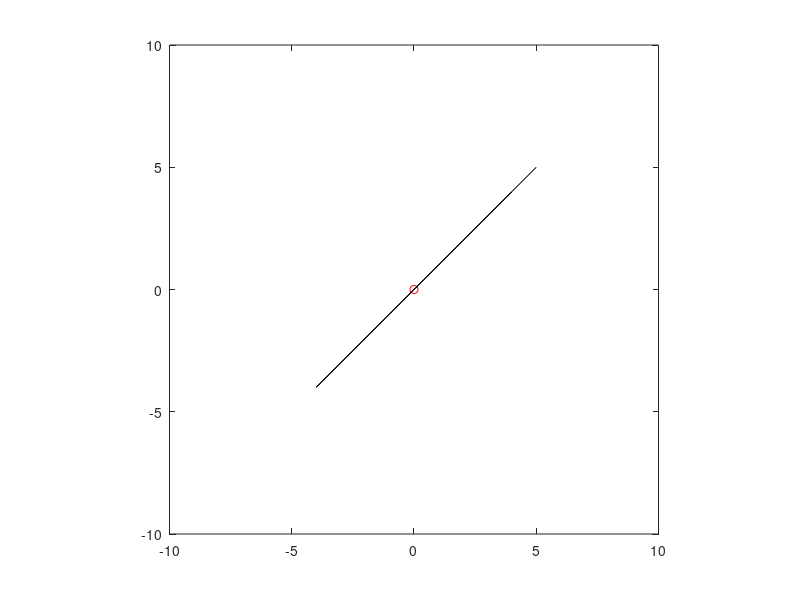

Write the MATLAB code that produced this figure.
points=[];
%Assuming centre is not P(0,0)
%printf("Centre's X: ");
%variableXtemp=input(' ');
%printf("Centre's Y: ");
%variableYtemp=input(' ');
%centre=[variableXtemp variableYtemp];
%Otherwise
centre=[0 0];
printf("Initial Vector's Starting X: ");
variableXtemp=input(' ');
printf("Initial Vector's Starting Y: ");
variableYtemp=input(' ');
points=[points;variableXtemp variableYtemp];
printf("Initial Vector's Final X: ");
variableXtemp=input(' ');
printf("Initial Vector's Final Y: ");
variableYtemp=input(' ');
points=[points;variableXtemp variableYtemp];
%all data necessary has been introduced to the system
axis on;
plot([points(1,1) points(2,1)],[points(1,2) points(2,2)], 'r')
hold on;
plot([centre(1,1)],[centre(1,2)], 'ro')
axis equal;
axis([-10 10 -10 10]);
%Representation of the initial vector and the center point
  InitialPoint=[points(1,1) points(1,2)];
  FinalPoint=[points(2,1) points(2,2)];
  accelerations=[];
##for i=1:10
##  %make it with the sides longitudes, not with the point position, create two additional variables storing the length
##  %theta1=atan(FinalPoint(1,1)/FinalPoint(1,2));
##  %tempYVal=FinalPoint(1,2);
##  distanceX=FinalPoint(1,1)-InitialPoint(1,1);
##  distanceY=FinalPoint(1,2)-InitialPoint(1,2);
##  %if tempYVal<0
##  %  tempYVal=tempYVal*-1;
##  %endif
##  %theta1=asin(tempYVal/(sqrt(power(FinalPoint(1,1),2)+power(FinalPoint(1,2),2)))); % make with tangent (use length)wolf
##  theta1=atan(distanceY/distanceX);
##  a1=[0 0];
##  if (theta1<0)
##    theta1=theta1*-1;
##  endif
##  if (theta1<=1.178097 && theta1>=0.3926991)
##    a1=[1 1];
##  elseif (theta1>=0 && theta1<0.3926991)
##    a1=[1 0];
##  elseif (theta1<=1.570796 && theta1>1.178097)
##    a1=[0 1];
##  endif
##  if (FinalPoint(1,2)>0)
##    a1(1,2)=a1(1,2)*-1;
##  endif
##  if (FinalPoint(1,1)>0)
##    a1(1,1)=a1(1,1)*-1;
##  endif
##%  InitialPoint=FinalPoint;
##  TempPoint=FinalPoint;
##  FinalPoint=[(TempPoint(1,1)+distanceX+a1(1,1)) (TempPoint(1,2)+distanceY+a1(1,2))];
##  InitialPoint=TempPoint;
##  %  FinalPoint=[(InitialPoint(1,1)+a1(1,1)) (InitialPoint(1,2)+a1(1,2))];
##  
##  points=[points;FinalPoint];
##  accelerations=[accelerations;a1];
##  plot([InitialPoint(1,1) FinalPoint(1,1)],[InitialPoint(1,2) FinalPoint(1,2)],'r')
##endfor

for i=1:10
  Xsub2=FinalPoint(1,1);
  if Xsub2<0
    Xsub2=Xsub2*-1;
  endif
  Ysub2=FinalPoint(1,2);
  if Ysub2<0
    Ysub2=Ysub2*-1;
  endif
  DistanceToCenter=sqrt(power(Xsub2,2)+power(Ysub2,2));
  Thetasub2=asin(Ysub2/DistanceToCenter);
  Asub1=[0 0];
  if (Thetasub2<=deg2rad(67.5))&&(Thetasub2>=deg2rad(22.5))
    Asub1=[1 1];
  endif
  if (Thetasub2>=deg2rad(0))&&(Thetasub2<deg2rad(22.5))
    Asub1=[1 0];
  endif
  if (Thetasub2<=deg2rad(90))&&(Thetasub2>deg2rad(67.5))
    Asub1=[0 1];
  endif
  if FinalPoint(1,2)>0
    Asub1(1,2)=Asub1(1,2)*-1;
  endif
  if FinalPoint(1,1)>0
    Asub1(1,1)=Asub1(1,1)*-1;
  endif
  
  totalDistanceX=FinalPoint(1,1)-InitialPoint(1,1);
  totalDistanceY=FinalPoint(1,2)-InitialPoint(1,2);
  %DistanceVector=[totalDistanceX totalDistanceY];
  ClonedVector=[FinalPoint(1,1)+totalDistanceX FinalPoint(1,2)+totalDistanceY];
  SubmittedVector=[ClonedVector(1,1)+Asub1(1,1) ClonedVector(1,2)+Asub1(1,2)];
  hold on;
  plot([FinalPoint(1,1) SubmittedVector(1,1)],[FinalPoint(1,2) SubmittedVector(1,2)],'k')
  InitialPoint=FinalPoint;
  FinalPoint=SubmittedVector;
  points=[points;SubmittedVector];
  accelerations=[accelerations;Asub1];
endfor
